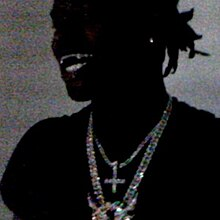
#> input picture images/a-great-chaos.jpg, 220 x 220 px, found by its file name; its folder holds only this picture in this run
$ python grayscale_img_to_ascii.py
#> lines starting #> are read from the running program, lines starting #| are printed output that depends on the picture
import cv2
import os
import subprocess
import platform


def open_file(file_path):
    current_os = platform.system()
    if current_os == 'Windows':
        os.startfile(file_path)
    elif current_os == 'Darwin':  # macOS
        subprocess.run(['open', file_path])
    elif current_os == 'Linux':
        subprocess.run(['xdg-open', file_path])
    else:
        raise OSError('Unsupported operating system')


def printDir():
    # Get the directory where the script is located
    script_dir = os.path.dirname(os.path.abspath(__file__))

    # Define the folder name within the script directory
    folder_name = 'images'

    # Create the full path to the target folder
    folder_path = os.path.join(script_dir, folder_name)

    # List all files and directories in the specified folder
    files = os.listdir(folder_path)

    # Print the list of files and directories
    for file in files:
        print(file)

def get_resolution():
    print("\033[92m1. 44x44\n2. 90x90\n3. 120x120\n4. 240x240 \n5. 500x500\n6. Other")
    resolution = int(input(f"\033[36mPick a resolution: "))
    if resolution == 1:
        return 44, 44
    elif resolution == 2:
        return 90, 90
    elif resolution == 3:
        return 120, 120
    elif resolution == 4:
        return 240, 240
    elif resolution == 5:
        return 500, 500
    elif resolution == 6:
        height = int(input("Height: "))
        width = int(input("Width: "))
        return height, width
    else:
        print("Invalid option, defaulting to 44x44")
        return 44, 44


def color(i,j):
    # Get the value from 0-255 and return a corresponding value
    gray_value = gray_img[i, j]
    if 0 < gray_value <= 60:
        return "@"
    elif 60 < gray_value <= 100:
        return "!"
    elif 100 < gray_value <= 140:
        return "+"
    elif 140 < gray_value <= 160:
        return "%"
    elif 160 < gray_value <= 190:
        return "*"
    elif 190 < gray_value <= 220:
        return "^"
    elif 220 < gray_value <= 255:
        return "."
    return ";"


# Path to the image, the .txt file will be generated in the same directory as the original image
print(f"\033[92m")
printDir()
imgName = input(f"\033[93mSelect image (name.extension): ")
#> the answer given: images/a-great-chaos.jpg
path = "images/" + imgName

# Open the image
h, w = get_resolution()
#> the answer given: 3
img = cv2.imread(path)
#> img is the input picture: shape (220, 220, 3); mean B, G, R 33.6, 32.8, 33.4

# Resize the image
img = cv2.resize(img, (w, h))
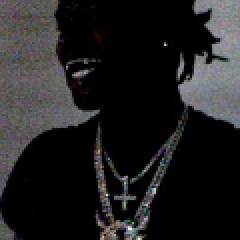
#> img: shape (120, 120, 3) (shown 2 times larger); mean B, G, R 33.5, 32.8, 33.3

# Convert to grayscale
gray_img = cv2.cvtColor(img, cv2.COLOR_BGR2GRAY)

# Uncomment to open the resized image with grayscale applied
cv2.imshow("Press any key to continue",gray_img)
cv2.waitKey(0)

# Open the output file
dot_position = path.rfind('.')
filename = path[:dot_position]
file = open(f'{filename}.txt', 'w')

# Print the output
for i in range(h):
    for j in range(w):
        # Check what colour that specific pixel is
        file.write(color(i, j))
    file.write('\n')
#> this loop made 120 passes
file.close()
print(f"\033[96m////////////////////////////////////////////////////////////")
print(f"\033[95mGenerated output at \033[93m{filename}.txt")
print(f"\033[96m////////////////////////////////////////////////////////////")
open_file(f"{filename}.txt")
